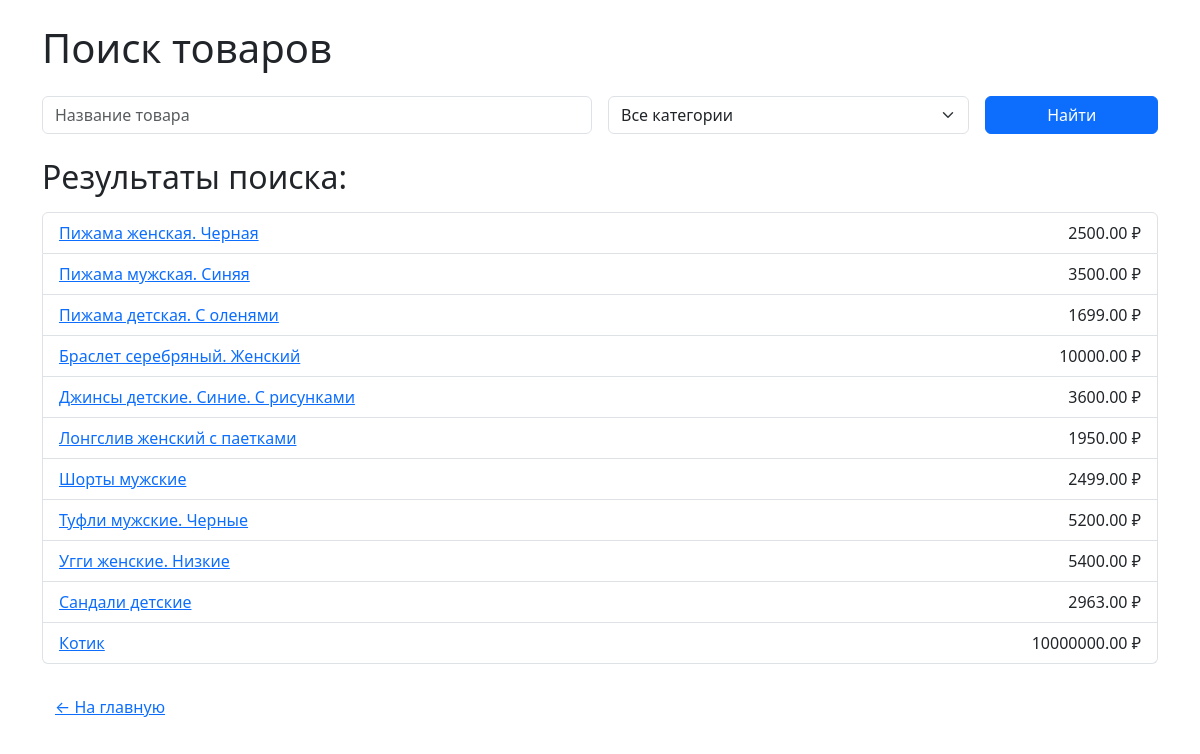
/search/, run on an earlier commit of the app's database.
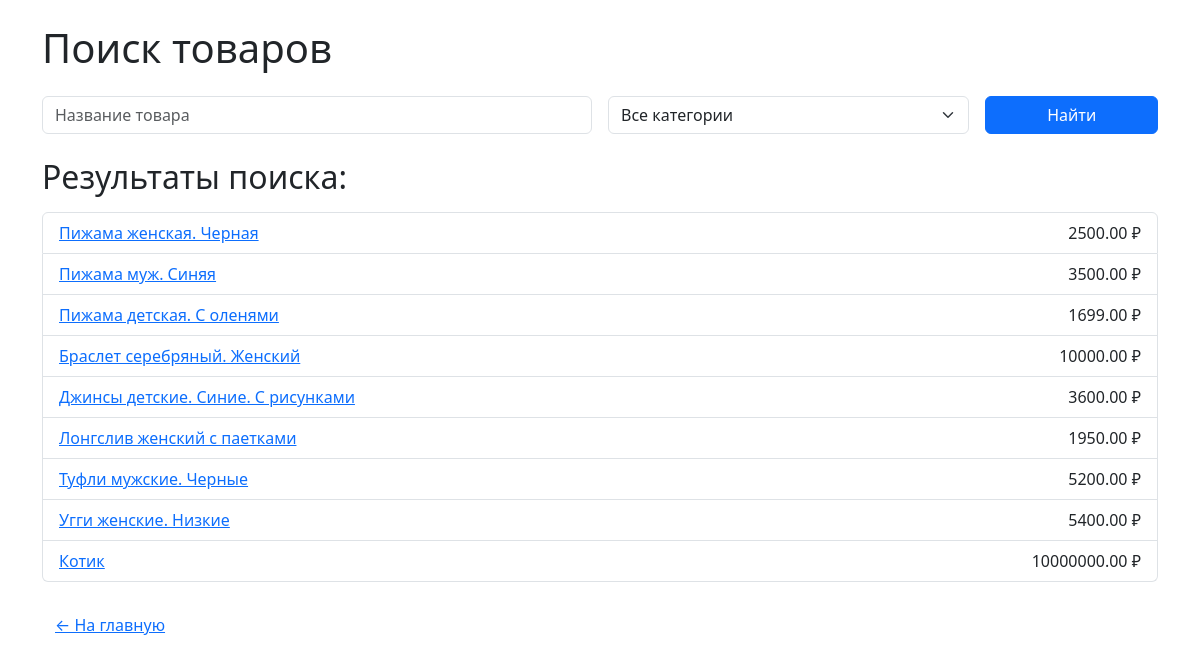
And on a later commit of the database.
### shop/models.py (models this page shows, shortened)
class Product(models.Model):
    GENDER_CHOICES = [
        ('male', 'Мужской'),
        ('female', 'Женский'),
        ('kids', 'Детский'),
    ]
    name = models.CharField(max_length=200, verbose_name="Название товара")
    description = models.TextField(blank=True, verbose_name="Описание товара")
    price = models.DecimalField(max_digits=10, decimal_places=2, verbose_name="Цена")
    category = models.ForeignKey(ProductCategory, on_delete=models.CASCADE, related_name="products", verbose_name="Категория")
    stock_quantity = models.PositiveIntegerField(verbose_name="Количество на складе")
    image = models.ImageField(upload_to='product_images/', blank=True, null=True, verbose_name="Изображение")
    gender = models.CharField(max_length=10, choices=GENDER_CHOICES, default='unisex', verbose_name="Пол")
    created_by = models.ForeignKey(User, on_delete=models.SET_NULL, null=True, verbose_name="Создатель")
    brand = models.CharField(max_length=100, verbose_name="Бренд", default='UnknownBrand')
    size = models.CharField(max_length=50, verbose_name="Размер", default='Unknown')
    class Meta:
        verbose_name = "Товар"
        verbose_name_plural = "Товары"

### shop/views.py (the view)
# urls.py: path('search/', views.product_search, name='product_search'),
def product_search(request):
    query = request.GET.get('query', '')
    category_id = request.GET.get('category')
    products = Product.objects.all()
    if query:
        products = products.filter(name__icontains=query)
    if category_id:
        products = products.filter(category_id=category_id)
    return render(request, 'product_search.html', {'products': products, 'query': query})

### shop/templates/product_search.html (shortened to what this page needs)
<!DOCTYPE html>
<html lang="ru">
<head>
    <link href="https://cdn.jsdelivr.net/npm/bootstrap@5.3.0/dist/css/bootstrap.min.css" rel="stylesheet">
</head>
<body>
<div class="container py-4">
    <h1 class="mb-4">Поиск товаров</h1>
    <form method="get" action="{% url 'shop:product_search' %}" class="row g-3 mb-4">
        <div class="col-md-6">
            <input
                type="text"
                name="query"
                class="form-control"
                placeholder="Название товара"
                value="{{ query }}">
        </div>
        <div class="col-md-4">
            <select name="category" class="form-select">
                <option value="">Все категории</option>
            </select>
        </div>
        <div class="col-md-2">
            <button type="submit" class="btn btn-primary w-100">Найти</button>
        </div>
    </form>
    <h2 class="mb-3">Результаты поиска:</h2>
    <ul class="list-group">
        {% for product in products %}
            <li class="list-group-item d-flex justify-content-between align-items-center">
                <a href="{% url 'shop:product_detail' product.id %}">{{ product.name }}</a>
                <span>{{ product.price }} ₽</span>
            </li>
        {% empty %}
            <li class="list-group-item">Товары не найдены.</li>
        {% endfor %}
    </ul>
    <a href="{% url 'shop:home' %}" class="btn btn-link mt-4">← На главную</a>
</div>
</body>
</html>

What changed in the data, as far as the page shows it:
removed Product: name "Шорты мужские", price "2499.00"
removed Product: name "Сандали детские", price "2963.00"
changed Product: name "Пижама мужская. Синяя" → "Пижама муж. Синяя"
